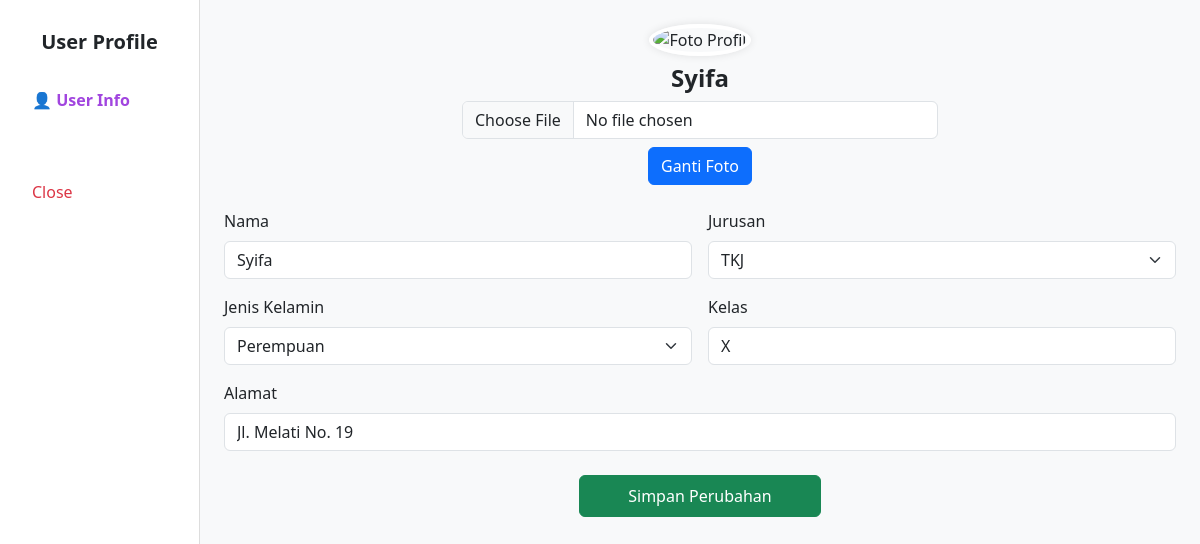
The app's page /siswa/pp-siswa.php (signed in) with its own data.
### tables this page shows
CREATE TABLE `siswa` (
  `id_siswa` int(11) NOT NULL,
  `id_admin` int(5) NOT NULL,
  `id_jurusan` int(5) NOT NULL,
  `nama` varchar(50) NOT NULL,
  `jenis_kelamin` enum('L','P') NOT NULL,
  `email` varchar(50) NOT NULL,
  `kelas` varchar(6) NOT NULL,
  `alamat` text NOT NULL,
  `foto` varchar(50) NOT NULL,
  `password` varchar(255) NOT NULL
);

### siswa/pp-siswa.php (the view, shortened to what this page needs)
<?php
include "../service/koneksi.php";
$id_siswa = $_SESSION['id_siswa'];
$sql = "SELECT * FROM siswa WHERE id_siswa='$id_siswa'";
$query = mysqli_query($koneksi, $sql);
$data = mysqli_fetch_assoc($query);
?>
<!DOCTYPE html>
<html lang="en">
<head>
  <link href="https://cdn.jsdelivr.net/npm/bootstrap@5.3.0/dist/css/bootstrap.min.css" rel="stylesheet">
</head>
<body>
<div class="container-fluid">
  <div class="row">
    <div class="col-md-3 col-lg-2 sidebar d-none d-md-block">
      <h5 class="text-center fw-bold mb-4">User Profile</h5>
      <a href="#" class="active">👤 User Info</a>
      <a href="index.php" class="text-danger mt-5"> Close</a>
    </div>
    <div class="col-12 col-md-9 col-lg-10 p-4">
      <div class="text-center mb-4">
        <img src="../assets/img/<?php echo $data['foto']; ?>" alt="Foto Profil" class="profile-pic mb-2">
        <h4 class="fw-bold"><?php echo $data['nama']; ?></h4>
        <form action="gantiPP.php" method="POST" enctype="multipart/form-data">
          <input type="file" class="form-control w-50 mx-auto mt-2" name="foto">
          <button type="submit" class="btn btn-primary mt-2">Ganti Foto</button>
        </form>
      </div>
      <form action="prosesupdatePP.php" method="POST" class="row g-3">
        <div class="col-md-6">
          <label class="form-label">Nama</label>
          <input type="text" class="form-control" name="nama" value="<?php echo $data['nama']; ?>">
        </div>
        <div class="col-md-6">
          <label class="form-label">Jurusan</label>
          <select class="form-select" name="jurusan">
           <option value="2" <?= ($data['id_jurusan'] == 2) ? 'selected' : '' ?>>TKJ</option>
        </select>
        </div>
        <div class="col-md-6">
          <label class="form-label">Jenis Kelamin</label>
          <select class="form-select" name="jenis_kelamin">
           <option value="P" <?= ($data['jenis_kelamin'] == 'P') ? 'selected' : '' ?>>Perempuan</option>
        </select>
        </div>
        <div class="col-md-6">
          <label class="form-label">Kelas</label>
          <input type="text" class="form-control" name="kelas" value="<?php echo $data['kelas']; ?>">
        </div>
        <div class="col-md-12">
          <label class="form-label">Alamat</label>
          <input type="text" class="form-control" name="alamat" value="<?php echo $data['alamat']; ?>">
        </div>
        <div class="col-12 text-center mt-4">
          <button type="submit" class="btn btn-success px-5 py-2">Simpan Perubahan</button>
        </div>
      </form>
    </div>
  </div>
</div>
</body>
</html>

### siswa/pp-siswa.php (style rules this page uses)
body { background-color: #f8f9fa; font-family: 'Segoe UI', sans-serif; }
.sidebar { background-color: white; border-right: 1px solid #ddd; padding-top: 30px; height: 100vh; }
.sidebar a { display: block; padding: 10px 20px; color: #555; text-decoration: none; }
.sidebar a:hover, .sidebar a.active { color: #a145df; font-weight: bold; }
.profile-pic { width: 120px; height: 120px; object-fit: cover; border-radius: 50%; border: 4px solid #fff; box-shadow: 0 0 8px rgba(0,0,0,0.1); }
.form-label { font-weight: 500; }

### records on screen
siswa: nama "Syifa", jurusan "TKJ", jenis_kelamin "Perempuan", kelas "X", alamat "Jl. Melati No. 19"
